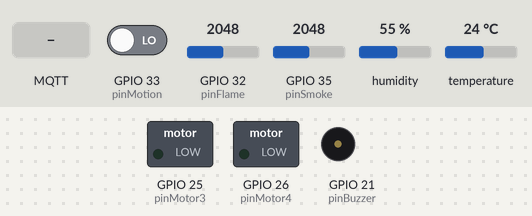
The sketch below on a simulated ESP32. Shown: switched loads named in the sketch (green lamp = pin HIGH), buzzer (waves = sounding, pin HIGH). Inputs (shaded band) come from the test bench; at power-on: GPIO 33 (pinMotion) LOW, GPIO 32 (pinFlame) = 2048, GPIO 35 (pinSmoke) = 2048, humidity 55 %, temperature 24 °C. WiFi joins after 1.5 s; servers stay silent unless stated; no MQTT or app messages arrive unless stated; what the sketch prints to the serial monitor is not drawn.

Above: at 2.7 s.
2.8 s: GPIO 33 (pinMotion) driven HIGH
At 2.9 s:
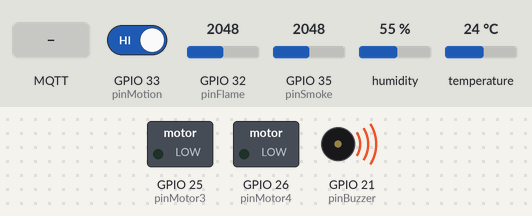
8.8 s: GPIO 33 (pinMotion) driven LOW
At 8.8 s:
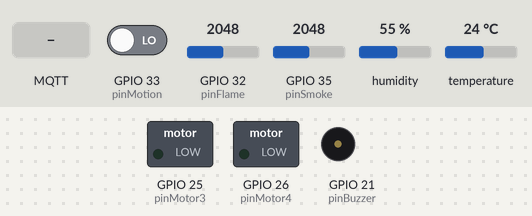
10.3 s: MQTT message "up" arrives on the first subscribed topic
At 10.7 s:
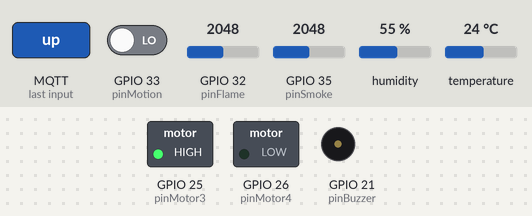
Timing chart, 0 to 13.3 s (numbered marks = the images above; inputs shaded):
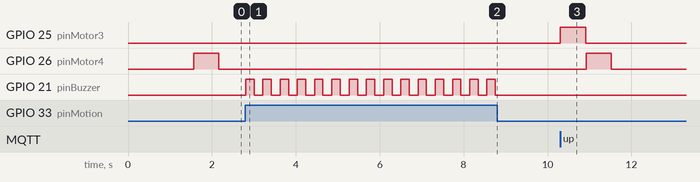

The sketch:

hardware_code.ino
```cpp
#include <WiFi.h>
#include <DHTesp.h>
#include <PubSubClient.h>

const char* ssid = "arduino";
const char* password = "00001111";

const int FlameSensorMin = 0;     //  sensor minimum
const int FlameSensorMax = 4095;  // sensor maximum
const int pinFlame = 32;

DHTesp dhtSensor;
const int DHT_pin = 16;

// Motion sensor
const int pinMotion = 33;

// Smoke sensor
const int pinSmoke = 35;

// Motor
const int pinMotor3 = 25;
const int pinMotor4 = 26;

// Buzzer
const int pinBuzzer = 21;

//***Set server***
const char* mqttServer = "broker.hivemq.com";
int port = 1883;

const String id = "071350";

bool ladder = 0;
bool preFire = 0;
bool preFlame = 0;
bool preHuman = 0;
bool fire = 0;
bool flame = 0;

bool initAll = 0;

bool dataReq = 0;

long long sendTime = 0;
long long ladderTime = 0;

WiFiClient wifiClient;
PubSubClient mqttClient(wifiClient);

// Cam bien lua
bool isFire() {
  int sensorReading = analogRead(pinFlame);
  int range = map(sensorReading, FlameSensorMin, FlameSensorMax, 0, 2);

  switch (range) {
    case 0:
      return true;
      break;
    case 1:
      return true;
      break;
    case 2:
      return false;
      break;
  }
}

// Ket noi wifi
void wifiConnect() {
  WiFi.begin(ssid, password);
  while (WiFi.status() != WL_CONNECTED) {
    delay(500);
    Serial.print(".");
  }
  Serial.println("Connected!");
}

// MQTT
void mqttConnect() {
  while (!mqttClient.connected()) {
    Serial.println("Attemping MQTT connection...");
    String clientId = "ESP32Client-";
    clientId += id;
    if (mqttClient.connect(clientId.c_str())) {
      Serial.println("connected");

      //***Subscribe all topic you need***
      mqttClient.subscribe("071350/ladder");
      mqttClient.subscribe("071350/getSensor");
    } else {
      Serial.println("try again in 2 seconds");
      delay(2000);
    }
  }
}

//MQTT Receiver
void callback(char* topic, byte* message, unsigned int length) {
  String strMsg;
  for (int i = 0; i < length; i++) {
    strMsg += (char)message[i];
  }
  if (strcmp(topic, "071350/ladder") == 0) {
    if (strMsg == "up") ladderUp();
    else if (strMsg == "down") ladderDown();
  }
  if (strcmp(topic, "071350/getSensor") == 0) {
    dataReq = 1;
  }
}

// Dieu khien thang
void ladderUp() {
  if (!ladder) return;
  if (millis() - ladderTime < 8000) return;

  digitalWrite(pinMotor3, HIGH);
  digitalWrite(pinMotor4, LOW);
  delay(600);
  digitalWrite(pinMotor3, LOW);

  ladder = 0;

  char buffer[50];
  String topic = id + "/ladderState";
  sprintf(buffer, "%s", "Is collapsed");
  mqttClient.publish(topic.c_str(), buffer);
}

void ladderDown() {
  if (ladder) return;

  digitalWrite(pinMotor3, LOW);
  digitalWrite(pinMotor4, HIGH);
  delay(600);
  digitalWrite(pinMotor4, LOW);

  ladder = 1;
  char buffer[50];
  String topic = id + "/ladderState";
  sprintf(buffer, "%s", "Is expanded");
  mqttClient.publish(topic.c_str(), buffer);
  ladderTime = millis();
}

void setup() {
  Serial.begin(115200);
  Serial.print("Connecting to WiFi");

  pinMode(pinSmoke, INPUT);
  pinMode(pinFlame, INPUT);
  pinMode(pinMotion, INPUT);

  pinMode(pinBuzzer, OUTPUT);
  pinMode(pinMotor3, OUTPUT);
  pinMode(pinMotor4, OUTPUT);

  //wifi
  wifiConnect();
  mqttClient.setServer(mqttServer, port);
  mqttClient.setCallback(callback);
  mqttClient.setKeepAlive(90);

  //DHT
  dhtSensor.setup(DHT_pin, DHTesp::DHT11);
}

void loop() {
  if (!mqttClient.connected()) mqttConnect();
  mqttClient.loop();

  if (!initAll) {
    char buffer[50];
    String topic = id + "/ladderState";
    sprintf(buffer, "%s", "Is collapsed");
    mqttClient.publish(topic.c_str(), buffer);

    topic = id + "/human";
    sprintf(buffer, "%s", "no");
    mqttClient.publish(topic.c_str(), buffer);

    topic = id + "/flame";
    sprintf(buffer, "%d", 0);
    mqttClient.publish(topic.c_str(), buffer);

    initAll = 1;
  }

  //Get DHT data
  TempAndHumidity data = dhtSensor.getTempAndHumidity();
  float temp = data.temperature;
  float humid = data.humidity;

  char buffer[50];
  String topic;
  int smokeValue = analogRead(pinSmoke);

  //Code cam bien nguoi
  bool humanValue = digitalRead(pinMotion);
  char* human;
  if (humanValue) {
    human = "yes";
  } else {
    human = "no";
  }
  if (humanValue != preHuman) {
    topic = id + "/human";
    sprintf(buffer, "%s", human);
    mqttClient.publish(topic.c_str(), buffer);
  }
  preHuman = humanValue;

  // Code phat hien chay
  flame = isFire();
  if (flame || temp > 45.0 || smokeValue > 2300) {
    if (digitalRead(pinMotion) == HIGH) {
      digitalWrite(pinBuzzer, HIGH);
      delay(200);
      digitalWrite(pinBuzzer, LOW);
      delay(200);
    }

    ladderDown();
    fire = 1;
  }

  //Code keo thang khi an toan
  if (!flame && temp < 35 && smokeValue < 2000) {
    fire = 0;
    ladderUp();
  }

  // Code gui thong tin khi co chay
  if (preFire != fire) {
    topic = id + "/fire";
    int smokeMsg = (smokeValue > 2300) ? smokeValue : 0;
    int tempMsg = (temp > 45) ? temp : 0;
    sprintf(buffer, "%d,%d,%d,%d", fire, flame, tempMsg, smokeMsg);
    mqttClient.publish(topic.c_str(), buffer);
  }

  // Code gui thong tin cam bien lua
  if (preFlame != flame) {
    topic = id + "/flame";
    sprintf(buffer, "%d", flame);
    mqttClient.publish(topic.c_str(), buffer);
  }

  // Tra loi request tu Telegram
  if (dataReq) {
    Serial.print("datasend");
    topic = id + "/sensorData";
    sprintf(buffer, "%f,%f,%d", temp, humid, smokeValue);
    mqttClient.publish(topic.c_str(), buffer);
    dataReq = 0;
  }

  //Gui thong tin sensor len node-red
  if ((millis() - sendTime) >= 5000) {
    topic = id + "/temperature";
    sprintf(buffer, "%f", temp);
    mqttClient.publish(topic.c_str(), buffer);

    topic = id + "/humid";
    sprintf(buffer, "%f", humid);
    mqttClient.publish(topic.c_str(), buffer);


    topic = id + "/gas";
    sprintf(buffer, "%d", smokeValue);
    mqttClient.publish(topic.c_str(), buffer);
    sendTime = millis();

    topic = id + "/flame";
    sprintf(buffer, "%d", flame);
    mqttClient.publish(topic.c_str(), buffer);

    topic = id + "/human";
    sprintf(buffer, "%s", human);
    mqttClient.publish(topic.c_str(), buffer);
  }

  preFlame = flame;
  preFire = fire;
}
```

Measured:
- after the input at 2.8 s, GPIO 21 (pinBuzzer): alternates HIGH for 0.20 s and LOW for 0.21 s, starting at once
- after the input at 8.8 s, GPIO 21 (pinBuzzer): stops changing and stays LOW
- after the input at 10.3 s, GPIO 25 (pinMotor3): LOW → HIGH at once, → LOW 0.60 s later; GPIO 26 (pinMotor4): LOW → HIGH after 0.62 s, → LOW 0.60 s later
